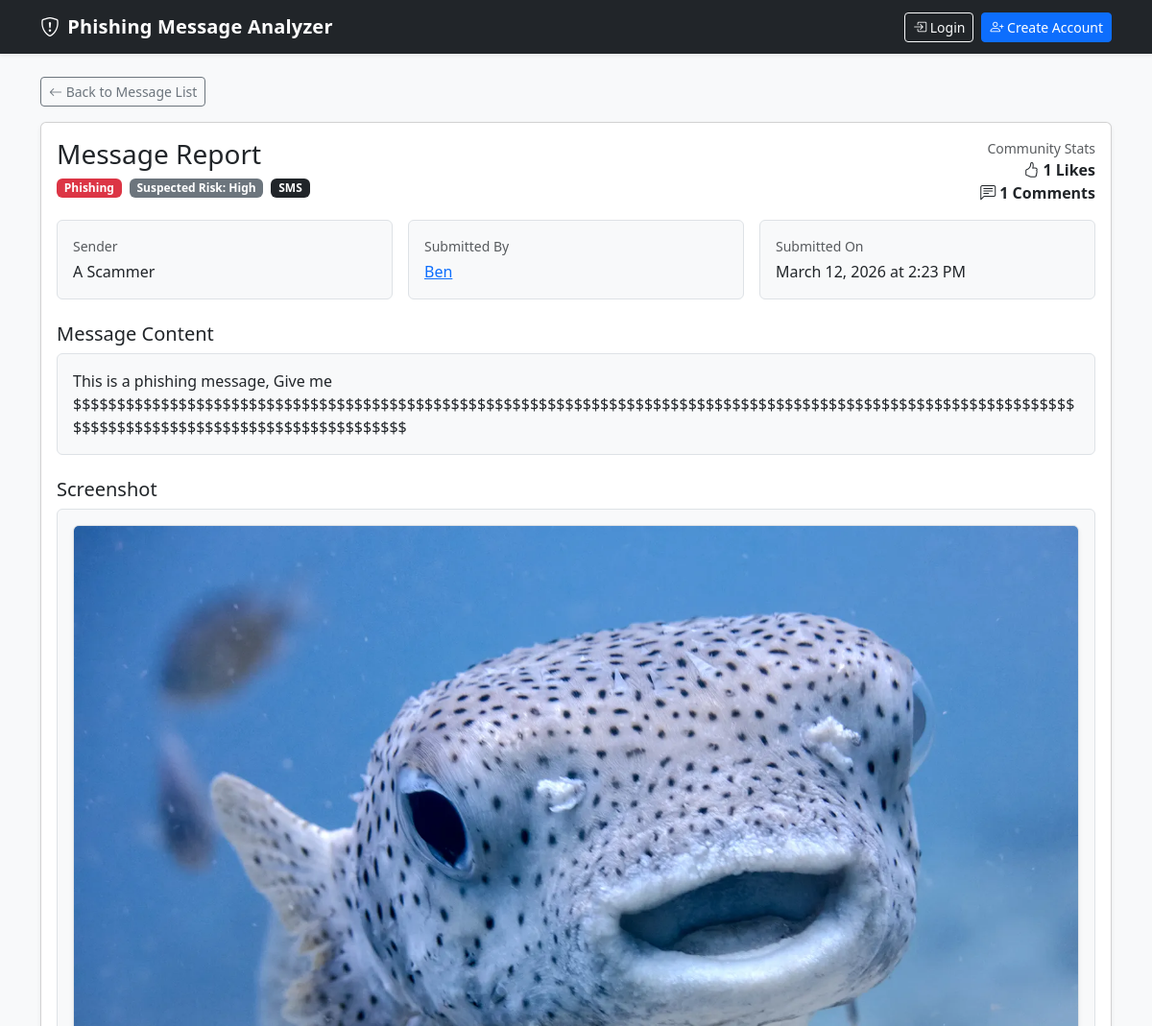
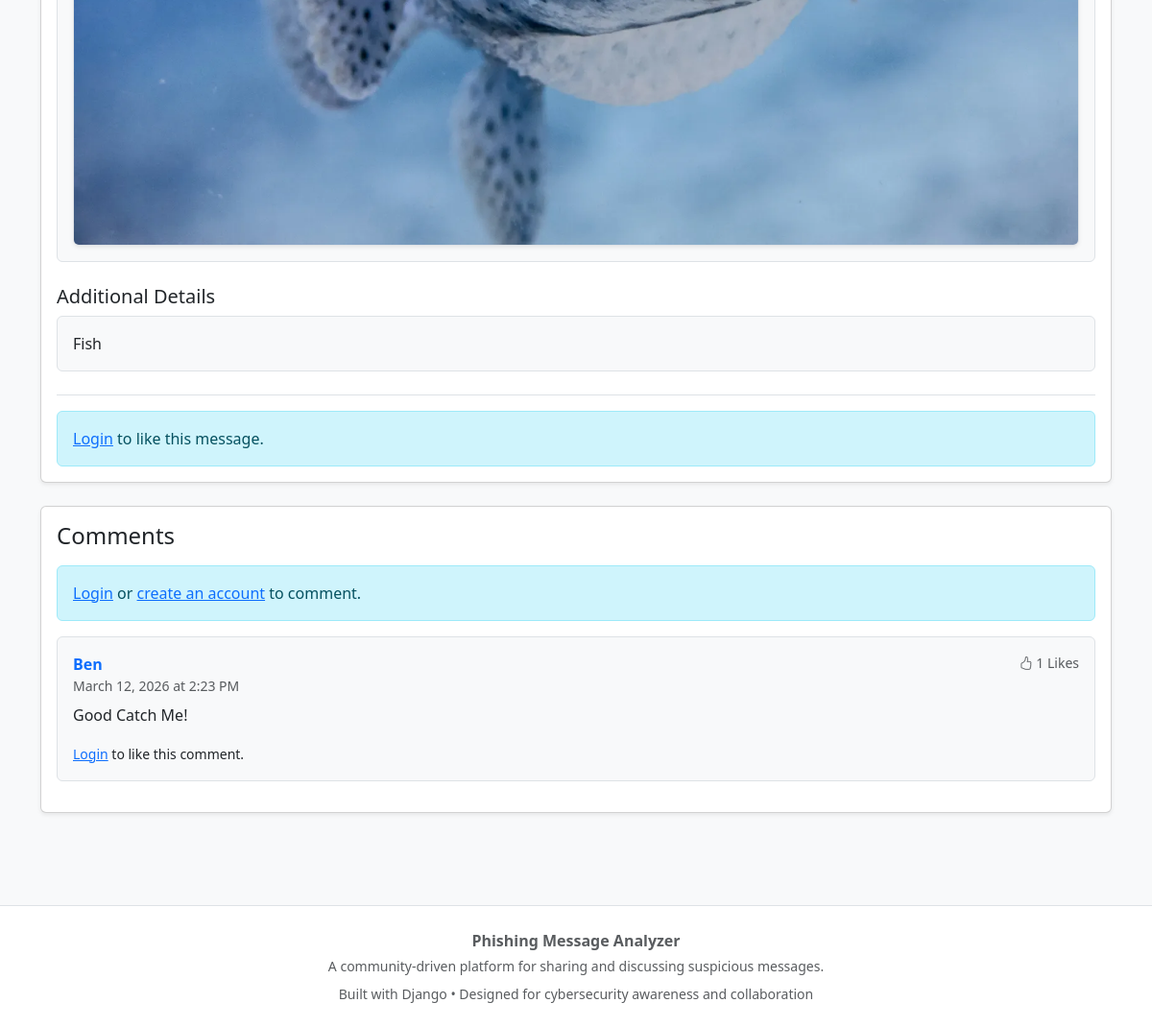
The app's page /message/47/ with its own data (2 pictures, top to bottom).
### analyzer/models.py (models this page shows, shortened)
class Message(models.Model):
    MESSAGE_TYPES = [
        ('Email', 'Email'),
        ('SMS', 'SMS'),
    ]
    CLASSIFICATIONS = [
        ('Phishing', 'Phishing'),
        ('Legitimate', 'Legitimate'),
        ('Unsure', 'Unsure'),
    ]
    SUSPECTED_RISK_LEVELS = [
        ('Low', 'Low'),
        ('Medium', 'Medium'),
        ('High', 'High'),
    ]
    user = models.ForeignKey(User, on_delete=models.CASCADE, null=True, blank=True)
    message_content = models.TextField()
    message_type = models.CharField(max_length=10, choices=MESSAGE_TYPES)
    sender = models.CharField(max_length=255, blank=True)
    additional_details = models.TextField(blank=True)
    screenshot = models.ImageField(upload_to='message_screenshots/', blank=True, null=True)
    classification = models.CharField(max_length=20, choices=CLASSIFICATIONS)
    suspected_risk = models.CharField(max_length=10, choices=SUSPECTED_RISK_LEVELS)
    submission_date = models.DateTimeField(auto_now_add=True)
    likes = models.ManyToManyField(User, related_name='liked_messages', blank=True)
    is_approved = models.BooleanField(default=True)
    is_flagged = models.BooleanField(default=False)
    is_removed = models.BooleanField(default=False)
    moderation_status = models.CharField(
        max_length=20,
        choices=ModerationStatus.choices,
        default=ModerationStatus.APPROVED,
    )
    moderation_reason = models.TextField(blank=True)
    moderation_score = models.FloatField(default=0.0)
    requires_human_review = models.BooleanField(default=False)
    image_moderation_status = models.CharField(
        max_length=20,
        choices=ModerationStatus.choices,
        default=ModerationStatus.APPROVED,
    )
    image_moderation_reason = models.TextField(blank=True)
    pii_scan_status = models.CharField(
        max_length=20,
        choices=ModerationStatus.choices,
        default=ModerationStatus.APPROVED,
    )
    pii_detected = models.BooleanField(default=False)
    pii_review_required = models.BooleanField(default=False)
    pii_notes = models.TextField(blank=True)

class Comment(models.Model):
    message = models.ForeignKey(Message, on_delete=models.CASCADE, related_name='comments')
    user = models.ForeignKey(User, on_delete=models.CASCADE)
    content = models.TextField()
    created_at = models.DateTimeField(auto_now_add=True)
    likes = models.ManyToManyField(User, related_name='liked_comments', blank=True)
    is_flagged = models.BooleanField(default=False)
    is_removed = models.BooleanField(default=False)
    moderation_status = models.CharField(
        max_length=20,
        choices=ModerationStatus.choices,
        default=ModerationStatus.APPROVED,
    )
    moderation_reason = models.TextField(blank=True)
    moderation_score = models.FloatField(default=0.0)
    requires_human_review = models.BooleanField(default=False)

### analyzer/views.py (the view)
# urls.py: path('message/<int:message_id>/', views.message_detail, name='message_detail'),
def message_detail(request, message_id):
    message = get_object_or_404(
        Message,
        id=message_id,
        is_removed=False,
        moderation_status=ModerationStatus.APPROVED
    )
    comments = message.comments.filter(
        is_removed=False,
        moderation_status=ModerationStatus.APPROVED
    ).order_by('-created_at')
    has_liked_message = False
    if request.user.is_authenticated:
        has_liked_message = request.user in message.likes.all()
    for comment in comments:
        comment.has_liked = request.user.is_authenticated and request.user in comment.likes.all()
    if request.method == 'POST':
        if not request.user.is_authenticated:
            return redirect('account_login')
        form = CommentForm(request.POST)
        if form.is_valid():
            comment = form.save(commit=False)
            comment.message = message
            comment.user = request.user
            moderation_result = getattr(form, '_moderation_result', None)
            if moderation_result:
                comment.moderation_status = moderation_result.status
                comment.moderation_reason = moderation_result.reason
                comment.moderation_score = moderation_result.score
                comment.requires_human_review = moderation_result.requires_human_review
            comment.save()
            if comment.moderation_status == ModerationStatus.PENDING:
                messages.success(request, "Your comment was submitted and is pending moderator review.")
            else:
                messages.success(request, "Your comment was posted successfully.")
            return redirect('message_detail', message_id=message.id)
    else:
        form = CommentForm()
    context = {
        'message': message,
        'comments': comments,
        'form': form,
        'has_liked_message': has_liked_message,
    }
    return render(request, 'analyzer/message_detail.html', context)

### analyzer/templates/analyzer/message_detail.html (shortened to what this page needs)
{% extends "analyzer/base.html" %}
{% block content %}
<div class="d-flex justify-content-between align-items-center flex-wrap gap-2 mb-3">
    <div class="d-flex gap-2 flex-wrap">
        <a href="{% url 'message_list' %}" class="btn btn-outline-secondary btn-sm">
            <i class="bi bi-arrow-left"></i> Back to Message List
        </a>
    </div>
</div>
<div class="card shadow-sm mb-4">
    <div class="card-body">
        <div class="d-flex justify-content-between align-items-start flex-wrap gap-3 mb-3">
            <div>
                <h1 class="card-title h3 mb-2">Message Report</h1>
                <div class="d-flex flex-wrap gap-2">
                    {% if message.classification == "Phishing" %}
                        <span class="badge bg-danger">Phishing</span>
                    {% elif message.classification == "Legitimate" %}
                        <span class="badge bg-success">Legitimate</span>
                    {% else %}
                        <span class="badge bg-warning text-dark">Unsure</span>
                    {% endif %}
                    <span class="badge bg-secondary">Suspected Risk: {{ message.suspected_risk }}</span>
                    <span class="badge bg-dark">{{ message.message_type }}</span>
                </div>
            </div>
            <div class="text-md-end">
                <div class="text-muted small">Community Stats</div>
                <div class="fw-semibold">
                    <i class="bi bi-hand-thumbs-up"></i> {{ message.likes.count }} Likes
                </div>
                <div class="fw-semibold">
                    <i class="bi bi-chat-left-text"></i> {{ comments|length }} Comments
                </div>
            </div>
        </div>
        <div class="row g-3 mb-4">
            <div class="col-md-4">
                <div class="border rounded p-3 h-100 bg-light">
                    <div class="text-muted small mb-1">Sender</div>
                    <div>
                        {% if message.sender %}
                            {{ message.sender }}
                        {% else %}
                            Not provided
                        {% endif %}
                    </div>
                </div>
            </div>
            <div class="col-md-4">
                <div class="border rounded p-3 h-100 bg-light">
                    <div class="text-muted small mb-1">Submitted By</div>
                    <div>
                        {% if message.user %}
                            <a href="{% url 'user_messages' message.user.username %}">
                                {{ message.user.username }}
                            </a>
                        {% else %}
                            Unknown
                        {% endif %}
                    </div>
                </div>
            </div>
            <div class="col-md-4">
                <div class="border rounded p-3 h-100 bg-light">
                    <div class="text-muted small mb-1">Submitted On</div>
                    <div>{{ message.submission_date|date:"F j, Y \a\t g:i A" }}</div>
                </div>
            </div>
        </div>
        <div class="mb-4">
            <h2 class="h5 mb-2">Message Content</h2>
            <div class="border rounded p-3 bg-light">
                <p class="mb-0" style="white-space: pre-wrap;">{{ message.message_content }}</p>
            </div>
        </div>
        {% if message.screenshot %}
            <div class="mb-4">
                <h2 class="h5 mb-2">Screenshot</h2>
                <div class="border rounded p-3 bg-light">
                    <img src="{{ message.screenshot.url }}"
                        alt="Uploaded message screenshot"
                        class="img-fluid rounded border shadow-sm">
                </div>
            </div>
        {% endif %}
        <div class="mb-4">
            <h2 class="h5 mb-2">Additional Details</h2>
            <div class="border rounded p-3 bg-light">
                {% if message.additional_details %}
                    <p class="mb-0" style="white-space: pre-wrap;">{{ message.additional_details }}</p>
                {% else %}
                    <p class="mb-0 text-muted">No additional details provided.</p>
                {% endif %}
            </div>
        </div>
        <div class="border-top pt-3">
            {% if user.is_authenticated %}
                <form method="post" action="{% url 'toggle_message_like' message.id %}" class="mb-0">
                    {% csrf_token %}
                    {% if has_liked_message %}
                        <button type="submit" class="btn btn-outline-warning btn-sm">
                            <i class="bi bi-hand-thumbs-up"></i> Unlike
                        </button>
                    {% else %}
                        <button type="submit" class="btn btn-warning btn-sm">
                            <i class="bi bi-hand-thumbs-up"></i> Like This Message
                        </button>
                    {% endif %}
                </form>
            {% else %}
                <div class="alert alert-info mb-0">
                    <a href="{% url 'account_login' %}">Login</a> to like this message.
                </div>
            {% endif %}
        </div>
    </div>
</div>
<div class="card shadow-sm">
    <div class="card-body">
        <h2 class="h4 mb-3">Comments</h2>
        {% if user.is_authenticated %}
            <form method="post" class="mb-4">
                {% csrf_token %}
                {{ form.as_p }}
                <button type="submit" class="btn btn-primary">
                    <i class="bi bi-chat-dots"></i> Post Comment
                </button>
            </form>
        {% else %}
            <div class="alert alert-info">
                <a href="{% url 'account_login' %}">Login</a> or
                <a href="{% url 'account_signup' %}">create an account</a> to comment.
            </div>
        {% endif %}
        {% for comment in comments %}
            <div class="border rounded p-3 mb-3 bg-light">
                <div class="d-flex justify-content-between align-items-start flex-wrap gap-2 mb-2">
                    <div>
                        <a href="{% url 'user_messages' comment.user.username %}" class="fw-semibold text-decoration-none">
                            {{ comment.user.username }}
                        </a>
                        <div class="text-muted small">
                            {{ comment.created_at|date:"F j, Y \a\t g:i A" }}
                        </div>
                    </div>
                    <div class="text-muted small">
                        <i class="bi bi-hand-thumbs-up"></i> {{ comment.likes.count }} Likes
                    </div>
                </div>
                <p class="mb-3" style="white-space: pre-wrap;">{{ comment.content }}</p>
                <div class="d-flex justify-content-between align-items-center flex-wrap gap-2">
                    <div>
                        {% if user.is_authenticated %}
                            <form method="post" action="{% url 'toggle_comment_like' comment.id %}" class="d-inline">
                                {% csrf_token %}
                                {% if comment.has_liked %}
                                    <button type="submit" class="btn btn-outline-warning btn-sm">Unlike</button>
                                {% else %}
                                    <button type="submit" class="btn btn-warning btn-sm">Like</button>
                                {% endif %}
                            </form>
                        {% else %}
                            <span class="small">
                                <a href="{% url 'account_login' %}">Login</a> to like this comment.
                            </span>
                        {% endif %}
                    </div>
                </div>
            </div>
        {% empty %}
            <div class="alert alert-secondary mb-0">
                No comments yet.
            </div>
        {% endfor %}
    </div>
</div>
{% endblock %}

### analyzer/templates/analyzer/base.html (style rules this page uses)
body { background-color: #f8f9fa; }

### records on screen
Message: suspected_risk "High", message_type "SMS", likes.count "1", sender "A Scammer", user.username "Ben", submission_date "March 12, 2026 at 2:23 PM", message_content "This is a phishing message, Give me $$$$$$$$$$$$$$$$$$$$$$$$$$$$$$$$$$$$$$$$$$$$$$$$$$$$$$$$$$$$$$$$$$$$$$$$$$$$$$$$$$$$$$$$$$$$$$$$$$$$$$$$$$$$$$$$$$$$$$$$$$$$$$$$$$$$$$$$$$$$$$$$$$$$$$$$", screenshot (picture), additional_details "Fish"
Comment: user.username "Ben", created_at "March 12, 2026 at 2:23 PM", likes.count "1", content "Good Catch Me!"

### other values on screen
{{ comments|length }} "1"
